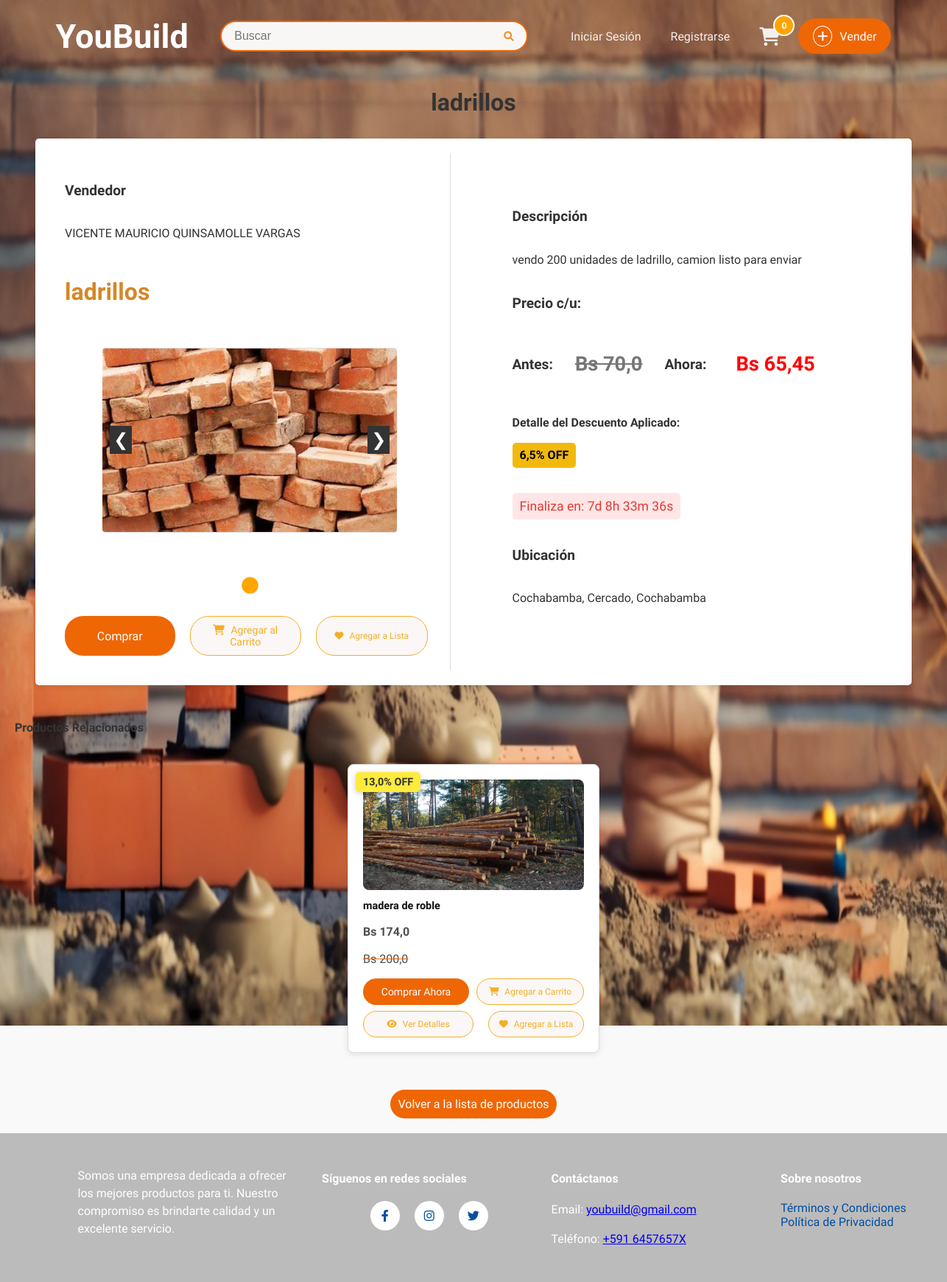
Before: /producto/2/ with the older database file.
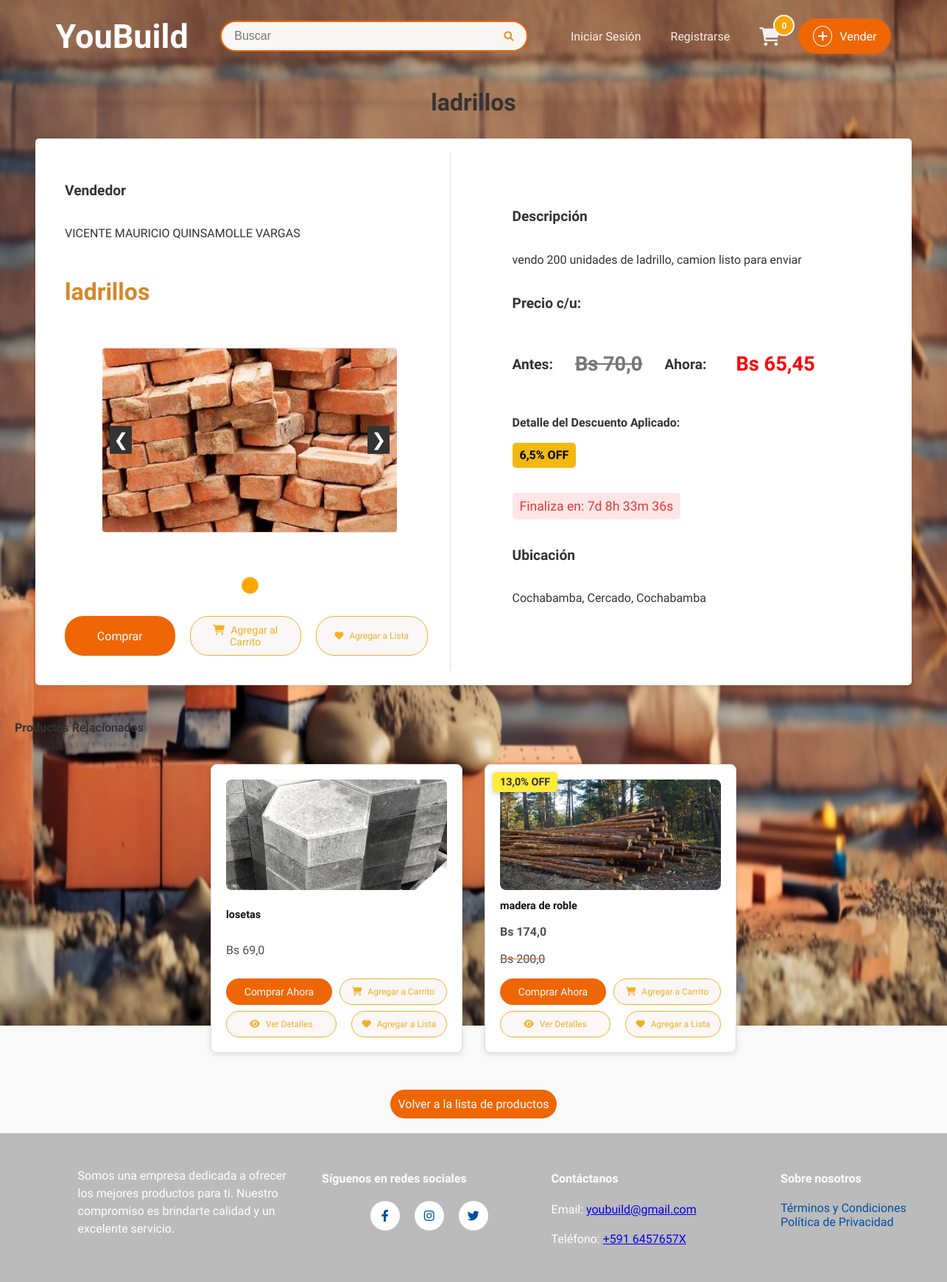
After: the same page with the newer database file.
### sistema/models.py (models this page shows, shortened)
class ProductoDb(models.Model):
    ESTADO_CHOICES = [
        ('disponible', 'Disponible'),
        ('promocion', 'En Promoción'),
        ('vendido', 'Vendido'),
    ]
    nombre = models.CharField(max_length=50, verbose_name="Nombre")
    detalle = models.TextField(max_length=500, verbose_name="Detalle")
    precio = models.FloatField(verbose_name="Precio", validators=[MinValueValidator(0.0), MaxValueValidator(99999.9)])
    descuento = models.FloatField(default=0.0, validators=[MinValueValidator(0.0), MaxValueValidator(100.0)], verbose_name="Descuento (%)")
    estado = models.CharField(max_length=10, choices=ESTADO_CHOICES, default='disponible', verbose_name="Estado del Producto")
    fecha_inicio_promocion = models.DateTimeField(null=True, blank=True, verbose_name="Inicio de Promoción")
    fecha_fin_promocion = models.DateTimeField(null=True, blank=True, verbose_name="Fin de Promoción")
    disponible = models.BooleanField(default=True, verbose_name="Disponible para la venta")  # Para activar o desactivar el producto manualmente
    categoria_fk = models.ForeignKey(CategoriaDb, on_delete=models.CASCADE, null=True, blank=True)
    usuario_fk = models.ForeignKey(UsuarioDB, on_delete=models.CASCADE, null=True, blank=True)
    municipio_fk = models.ForeignKey(MunicipioDB, on_delete=models.CASCADE, null=True, blank=True, verbose_name="Municipio")
    direccion_1 = models.CharField(max_length=255, verbose_name="Dirección 1", null=True, blank=True)
    visitas = models.PositiveIntegerField(default=0, verbose_name="Visitas")
    cantidad = models.IntegerField(default=1)
    class Meta:
        db_table = "productos"
        verbose_name = "Producto"
        verbose_name_plural = "Productos"
    def precio_final(self):
        if self.esta_en_promocion():
            return self.precio * (1 - self.descuento / 100)
        return self.precio
    def esta_en_promocion(self):
        ahora = timezone.now()
        return (
            self.estado == 'promocion' and
            self.fecha_inicio_promocion and
            self.fecha_fin_promocion and
            self.fecha_inicio_promocion <= ahora <= self.fecha_fin_promocion
        )
    def tiempo_restante_promocion(self):
        ahora = timezone.now()
        if self.esta_en_promocion() and self.fecha_fin_promocion:
           delta = self.fecha_fin_promocion - ahora
           return int(delta.total_seconds())
        return 0

class UsuarioDB(models.Model):
    user = models.OneToOneField(User, on_delete=models.CASCADE)
    nombre_completo = models.CharField(max_length=50, verbose_name="Nombre completo", null=True)
    municipio_fk = models.ForeignKey('MunicipioDB', on_delete=models.CASCADE, null=True, blank=True)
    direccion_1 = models.CharField(max_length=255, verbose_name="Dirección", null=True)
    telefono = models.CharField(
        max_length=15, verbose_name="Número de celular",
        validators=[RegexValidator(regex=r'^\+?1?\d{9,15}$', message="El número debe estar en el formato: '+59199999999'. Hasta 15 dígitos.")]
    )
    imagen_perfil = models.ImageField(upload_to='perfil/', null=True, blank=True, default='perfil/perfil.png',verbose_name="Foto de perfil")
    qr_imagen = models.ImageField(upload_to='qr/', null=True, blank=True, verbose_name="Código QR")
    intentos_fallidos_password = models.IntegerField(default=0)
    bloqueo_password_hasta = models.DateTimeField(null=True, blank=True)
    class Meta:
        verbose_name = "Perfil de Usuario"
        verbose_name_plural = "Perfiles de Usuarios"

class ImagenProductoDB(models.Model):
    producto_fk = models.ForeignKey(ProductoDb, on_delete=models.CASCADE, related_name="imagenes")
    imagen = models.ImageField(upload_to="productos", null=True)
    class Meta:
        verbose_name = "Imagen"
        verbose_name_plural = "Imágenes"

class MunicipioDB(models.Model):
    nombre = models.CharField(max_length=60, verbose_name="Nombre del municipio")
    provincia_fk = models.ForeignKey(ProvinciaDB, on_delete=models.CASCADE, null=True, blank=True)
    class Meta:
        verbose_name = "Municipio"
        verbose_name_plural = "Municipios"
    def __str__(self):
        return self.nombre

class ProvinciaDB(models.Model):
    nombre = models.CharField(max_length=60, verbose_name="Nombre de la provincia")
    departamento_fk = models.ForeignKey(DepartamentoDB, on_delete=models.CASCADE, null=True, blank=True)
    class Meta:
        verbose_name = "Provincia"
        verbose_name_plural = "Provincias"

class DepartamentoDB(models.Model):
    nombre = models.CharField(max_length=60, verbose_name="Nombre del departamento")
    class Meta:
        verbose_name = "Departamento"
        verbose_name_plural = "Departamentos"
    def __str__(self):
        return self.nombre

### sistema/views.py (the view)
# urls.py: path('producto/<int:id>/', producto_view, name='detalle_producto'),
def producto_view(request, id):
    producto = get_object_or_404(ProductoDb, id=id)
    producto.visitas += 1
    producto.save()
    productoRel = ProductoDb.objects.filter(
        categoria_fk=producto.categoria_fk
    ).exclude(id=producto.id).select_related('categoria_fk').prefetch_related('imagenes')[:6]
    precio_final = producto.precio_final()
    descuento_aplicado = producto.descuento if producto.esta_en_promocion() else 0
    tiempo_restante = producto.tiempo_restante_promocion()  # Tiempo restante en segundos
    productos_relacionados = ProductoDb.objects.filter(
        categoria_fk=producto.categoria_fk, disponible=True
    ).exclude(id=producto.id)[:4]  # Mostrar hasta 4 productos
    favoritos_ids = []
    if request.user.is_authenticated:
        favoritos_ids = ListaFavoritosDB.objects.filter(usuario=request.user.usuariodb).values_list('producto_id', flat=True)
    template = 'layoutReg.html' if request.user.is_authenticated else 'layout.html'
    return render(request, "detalle_producto.html", {
        "producto": producto,
        "precio_final": precio_final,
        "descuento_aplicado": descuento_aplicado,
        "tiempo_restante": tiempo_restante,  # Tiempo en segundos para el frontend
        "template": template,
        "favoritos_ids": favoritos_ids,
        "productos_relacionados": productos_relacionados,  # Pasar productos relacionados al template
    })

### sistema/templates/detalle_producto.html (shortened to what this page needs)
<!DOCTYPE html>
{% extends template %}
{% load static %}
{% block extra_styles %}
<link rel="stylesheet" href="{% static 'detalleProd.css' %}" />
<link rel="stylesheet" href="{% static 'promocion.css' %}">
<link rel="stylesheet" href="{% static 'prodRelacionados.css' %}">
<link rel="stylesheet" href="https://cdnjs.cloudflare.com/ajax/libs/font-awesome/6.0.0-beta3/css/all.min.css" />
{% endblock %}
{% block content %}
<div class="titulo">
    <h1> {{ producto.nombre }} </h1>
</div>
<div class="flex-container">
    <div class="column column-left flex-column">
        <h3>Vendedor</h3>
        <p>{{ producto.usuario_fk.nombre_completo }} </p>
        <h3 class="product-name">{{ producto.nombre }}</h3>
        <div class="carousel-productos-container">
            <button class="carousel-productos-button prev" onclick="changeSlide(-1)">&#10094;</button>
            <div class="carousel-productos">
                {% for imagen in producto.imagenes.all %}
                <div class="carousel-productos-item">
                    <img src="{{ imagen.imagen.url }}" alt="Imagen del producto" class="producto-imagen">
                </div>
                {% endfor %}
            </div>
            <button class="carousel-productos-button next" onclick="changeSlide(1)">&#10095;</button>
        </div>
        <div class="carousel-productos-dots">
            {% for imagen in producto.imagenes.all %}
            <span class="dot" onclick="currentSlide({{ forloop.counter0 }})"></span>
            {% endfor %}
        </div>
        <div class="botones button-row">
            <button class="btn" id="btn-comprar" onclick="comprar({{ producto.id }})">Comprar</button>
            <button class="btn add-to-view" id="btn-agregar-carrito" onclick="agregarAlCarrito({{ producto.id }})">
                <i class="fas fa-shopping-cart"></i> Agregar al Carrito
            </button>
            <button
                      class="btn add-to-view"
                      onclick="agregarAFavoritos({{ producto.id }})"
                      id="favorito-btn-{{ producto.id }}">
                      <i class="fas fa-heart"></i>
                      {% if producto.id in favoritos_ids %}
                          En Favoritos
                      {% else %}
                          Agregar a Lista
                      {% endif %}
                  </button>
        </div>
    </div>
    <div class="column column-right flex-column">
        <h3>Descripción</h3>
        <p>{{ producto.detalle }}</p>
        <h3>Precio c/u:</h3>
        {% if producto.esta_en_promocion %}
        <div class="precio-contenedor">
            <div class="subtitulo"><h3>Antes:</h3></div>
            <div class="valor"><p class="precio-original">Bs {{ producto.precio }}</p></div>
            <div class="subtitulo"><h3>Ahora:</h3></div>
            <div class="valor"><p class="precio-descuento">Bs {{ precio_final|floatformat:2 }}</p></div>
        </div>
        <p class="detalle-descuento">
            Detalle del Descuento Aplicado:
            <span class="badge-descuento">{{ descuento_aplicado }}% OFF</span>
        </p>
        <p id="contador" class="tiempo-restante">
            Finaliza en:
            <span id="time-remaining"></span>
        </p>
    {% else %}
        <p class="precio-sin-promocion">Bs {{ producto.precio }}</p>
    {% endif %}
        <h3>Ubicación</h3>
        <p>
            {{ producto.usuario_fk.municipio_fk.provincia_fk.departamento_fk }},
            {{ producto.usuario_fk.municipio_fk.provincia_fk.nombre }},
            {{ producto.usuario_fk.municipio_fk }}
        </p>
    </div>
</div>
<h2 class="products-title">Productos Relacionados</h2>
<div class="products-container">
    {% for producto in productos_relacionados %}
    <div class="product">
        {% if producto.estado == "promocion" %}
        <div class="discount-badge">{{ producto.descuento }}% OFF</div>
        {% endif %}
        <img src="{{ producto.imagenes.first.imagen.url }}" alt="{{ producto.nombre }}" />
        <h3>{{ producto.nombre }}</h3>
        {% if producto.estado == "promocion" %}
        <p class="discounted-price">Bs {{ producto.precio_final }}</p>
        <p class="original-price">Bs {{ producto.precio }}</p>
        {% else %}
        <p>Bs {{ producto.precio }}</p>
        {% endif %}
        <div class="buttons-container">
            <div class="button-row">
                <button class="btn buy-now" onclick="verDetalles({{ producto.id }})">Comprar Ahora</button>
                <button class="btn add-to-cart" onclick="agregarAlCarrito({{ producto.id }})">
                    <i class="fas fa-shopping-cart"></i> Agregar a Carrito
                </button>
            </div>
            <div class="button-row">
                <button class="btn add-to-view" onclick="verDetalles({{ producto.id }})">
                    <i class="fas fa-eye"></i> Ver Detalles
                </button>
                <button
                    class="btn add-to-list"
                    onclick="agregarAFavoritos({{ producto.id }})"
                    id="favorito-btn-{{ producto.id }}">
                    <i class="fas fa-heart"></i>
                    {% if producto.id in favoritos_ids %}
                    En Favoritos
                    {% else %}
                    Agregar a Lista
                    {% endif %}
                </button>
            </div>
        </div>
    </div>
    {% empty %}
    <div class="mi-no-results">
        <img src="{% static 'notFounded.png' %}" alt="No hay productos relacionados" width="125">
        <p>No se encontraron productos relacionados.</p>
    </div>
    {% endfor %}
</div>
<button class="btn volver-a-lista" style="max-width: fit-content;" onclick="volverALista()">Volver a la lista de
    productos</button>
</div>
{% endblock %}

### sistema/templates/layout.html (shortened to what this page needs)
{% load static %}
<html lang="en">
  <head>
    <link rel="stylesheet" href="https://cdnjs.cloudflare.com/ajax/libs/font-awesome/6.4.0/css/all.min.css" />
    <link rel="stylesheet" href="{% static 'style.css' %}" />
    <link rel="stylesheet" href="{% static 'topbar.css' %}">
    {% block extra_styles %}
    {% endblock %}
  </head>
  <body>
    <header>
      <div class="topbar-background">
      <div class="topbar-container">
        <div class="topbar-left">
          <a href="/" class="logo">YouBuild</a>
        </div>
        <div class="topbar-center">
          <form action="{% url 'buscar' %}" method="GET" onsubmit="return validateSearch()">
            <div class="search-box">
              <input type="text" placeholder="Buscar" name="q" maxlength="20" pattern="[A-Za-z0-9\s]+" required>
              <button type="submit"><i class="fa fa-search"></i></button>
            </div>
          </form>
        </div>
        <div class="topbar-right">
          <a href="{% url 'login' %}" class="btn-link">Iniciar Sesión</a>
          <a href="{% url 'registro' %}" class="btn-link">Registrarse</a>
          <a href="{% url 'Carrito' %}" class="icon-btn">
            <i class="fa fa-shopping-cart"></i><span class="cart-count">{{ cart_count }}</span>
          </a>
          <a href="{% url 'vender' %}" class="btn-sell">
            <i class="fas fa-plus"></i> Vender
          </a>
        </div>
      </div>
      <div class="welcome-section">
      </div>
    </header>
    <div>
      {% block content %}
      {% endblock %}
    <footer>
      <div class="footer-container">
          <div class="footer-description">
              <p>Somos una empresa dedicada a ofrecer los mejores productos para ti. Nuestro compromiso es brindarte calidad y un excelente servicio.</p>
          </div>
          <div class="footer-links">
              <h4>Síguenos en redes sociales</h4>
              <div class="social-buttons">
                  <a href="https://facebook.com" target="_blank" class="social-button facebook">
                      <i class="fab fa-facebook-f"></i>
                  </a>
                  <a href="https://instagram.com" target="_blank" class="social-button instagram">
                      <i class="fab fa-instagram"></i>
                  </a>
                  <a href="https://twitter.com" target="_blank" class="social-button twitter">
                      <i class="fab fa-twitter"></i>
                  </a>
              </div>
          </div>
          <div class="footer-contact">
              <h4>Contáctanos</h4>
              <p>Email: <a href="mailto:youbuild@gmail.com">youbuild@gmail.com</a></p>
              <p>Teléfono: <a href="tel:+5916457657X">+591 6457657X</a></p>
          </div>
          <div class="footer-legal">
              <h4>Sobre nosotros</h4>
              <ul>
                  <li><a href="#terminos-condiciones">Términos y Condiciones</a></li>
                  <li><a href="#politica-privacidad">Política de Privacidad</a></li>
              </ul>
          </div>
      </div>
    </footer>
  </body>
</html>

Changed rows visible on the page:
added ProductoDb: imagenes.first.imagen (picture), nombre "losetas", precio "69,0", shows "Agregar a Lista"
